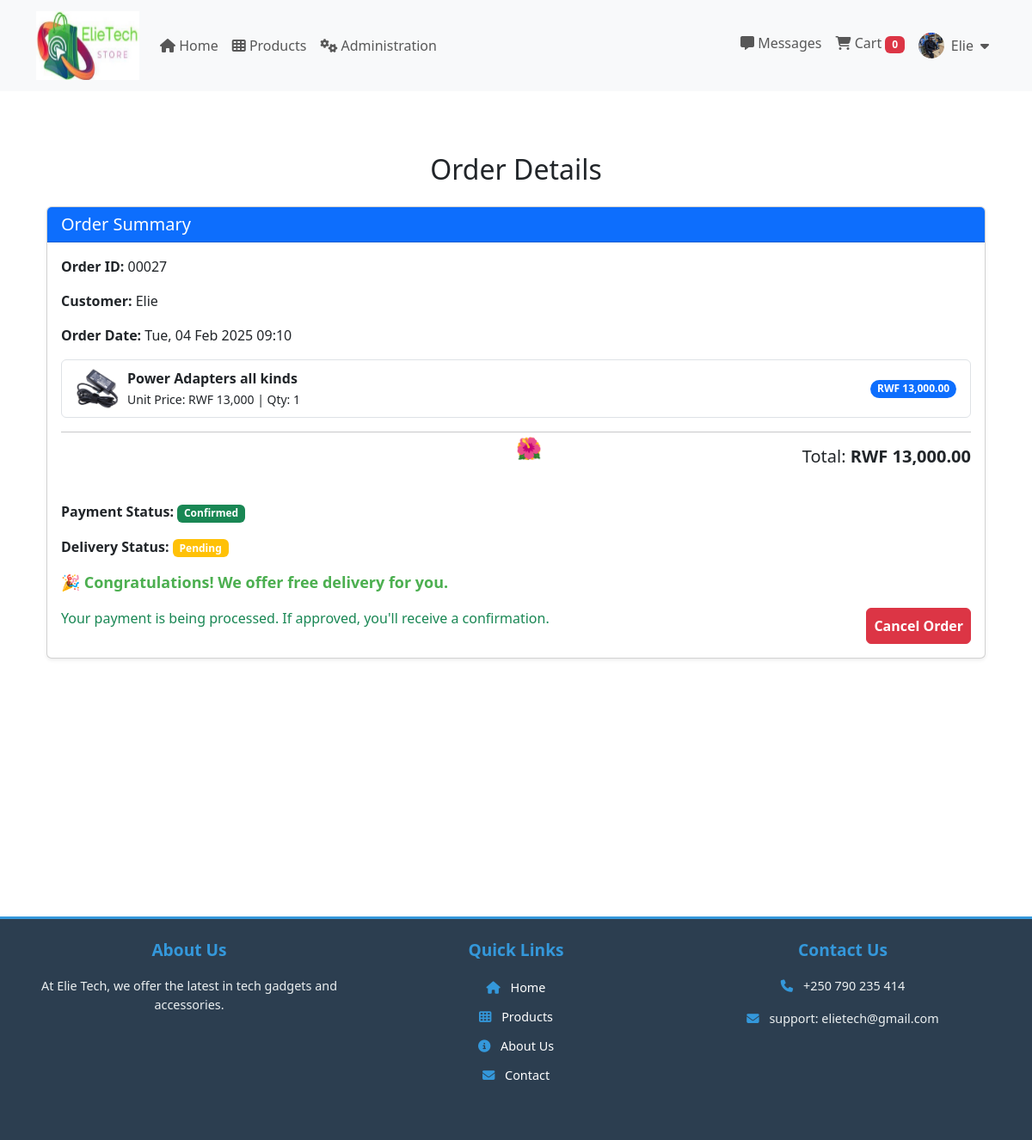
The page /order/27/ (signed in) on the database its author committed.
### store/models.py (models this page shows, shortened)
class Customer(models.Model):
    user = models.OneToOneField(User, on_delete=models.CASCADE)
    phone_number = models.CharField(max_length=15)
    address = models.TextField()
    profile_picture = models.ImageField(upload_to='profile_pictures/', default='profile_pictures/profile.png', blank=True)

class Order(models.Model):
    customer = models.ForeignKey('Customer', on_delete=models.CASCADE)
    total_price = models.DecimalField(max_digits=10, decimal_places=2)
    ordered_at = models.DateTimeField(auto_now_add=True)
    delivery_status = models.CharField(max_length=100, choices=[('Pending', 'Pending'), ('Shipped', 'Shipped'), ('Delivered', 'Delivered')], default='Pending')
    payment_message = models.TextField(blank=True, null=True)
    payment_image = models.ImageField(upload_to='payment_images/', blank=True, null=True)
    payment_status = models.CharField(
        choices=[('Pending', 'Pending'), ('Confirmed', 'Confirmed')],
        default='Pending', max_length=10
    )
    def __str__(self):
        return f"Order for {self.customer.user.username} placed on {self.ordered_at}"

class OrderItem(models.Model):
    order = models.ForeignKey(Order, related_name='order_items', on_delete=models.CASCADE)
    product = models.ForeignKey('Product', on_delete=models.CASCADE)
    quantity = models.PositiveIntegerField()
    subtotal = models.DecimalField(max_digits=10, decimal_places=2)

class Product(models.Model):
    CATEGORY_CHOICES = [
        ('accessories', 'Accessories & Gadgets'),
        ("smartphones", "Smartphones & Accessories"),
        ("laptops", "Laptops & Computers"),
        ("tv_entertainment", "TVs & Home Entertainment"),
        ("audio", "Audio & Headphones"),
        ("gaming", "Gaming & Accessories"),
        ("cameras", "Cameras & Photography"),
        ("wearables", "Wearables & Smartwatches"),
        ("home_appliances", "Home Appliances"),
        ("networking", "Networking & Internet"),
        ("power", "Power & Batteries"),
        ("drones", "Drones & RC Gadgets"),
        ("diy", "DIY Electronics & Components"),
        ("office", "Office & Stationery Tech"),
        ("car_electronics", "Car Electronics"),
        ("security", "Security & Surveillance"),
        ("software", "Software & Apps"),
        ("other", "Other Electronics"),
    ]
    name = models.CharField(max_length=100)
    description = models.TextField()
    price = models.DecimalField(max_digits=10, decimal_places=0, default=0.0)
    expected_price = models.DecimalField(max_digits=10, decimal_places=2, default=0.0)
    stock = models.PositiveIntegerField(default=0)
    created_at = models.DateTimeField(auto_now_add=True)
    likes = models.ManyToManyField(User, related_name="liked_products", blank=True)
    comments = models.ManyToManyField(User, through="Comment", related_name="commented_products", blank=True)
    category = models.CharField(max_length=50, choices=CATEGORY_CHOICES, default="accessories")  # Category Field

class ProductImage(models.Model):
    product = models.ForeignKey(Product, related_name="product_images", on_delete=models.CASCADE)
    image = models.ImageField(upload_to='products/')
    main_image = models.BooleanField(default=False)

### store/views.py (the view)
# urls.py: path('order/<int:order_id>/', views.order_detail, name='order_detail'),
@login_required
def order_detail(request, order_id):
    order = get_object_or_404(Order, id=order_id)
    print(f"Fetching order: {order}")
    print(f"Order items count: {order.order_items.count()}")
    order_items = order.order_items.all()
    context = {
        'order': order,
        'order_items': order_items
    }
    return render(request, 'store/order_detail.html', context)

### store/context_processors.py (called while the page is built)
def unread_message_count(request):
    unread_count = 0
    if request.user.is_authenticated:
        unread_count = Message.objects.filter(
            recipient=request.user,  # <-- Fix here
            is_read=False
        ).count()
    return {'unread_message_count': unread_count}

### templates/store/order_detail.html (shortened to what this page needs)
{% extends 'base.html' %}
{% load humanize %}
{% block content %}
<div class="container mt-5">
    <h2 class="mb-4 text-center">Order Details</h2>
    <div class="row">
        <div class="col-md-12">
            <div class="card shadow-sm">
                <div class="card-header bg-primary text-white">
                    <h5 class="mb-0">Order Summary</h5>
                </div>
                <div class="card-body">
                    <p><strong>Order ID:</strong> 000{{ order.id }}</p>
                    <p><strong>Customer:</strong> {{ order.customer.user.username|default:"Guest" }}</p>
                    <p><strong>Order Date:</strong> {{ order.ordered_at|date:"D, d M Y H:i" }}</p>
                    {% if order_items %}
                        <ul class="list-group">
                            {% for item in order_items %}
                                <li class="list-group-item d-flex justify-content-between align-items-center">
                                    <div class="d-flex align-items-center">
                                        {% if item.product.product_images.all %}
                                            <img src="{{ item.product.product_images.first.image.url }}"
                                                 alt="{{ item.product.name }}"
                                                 style="width: 50px; height: 50px; object-fit: cover; border-radius: 5px; margin-right: 10px;">
                                        {% else %}
                                            <span style="width: 50px; height: 50px; display: flex; align-items: center; justify-content: center; background: #f0f0f0; border-radius: 5px; margin-right: 10px;">
                                                No image
                                            </span>
                                        {% endif %}
                                        <div>
                                            <strong>{{ item.product.name }}</strong> <br>
                                            <small>Unit Price: RWF {{ item.product.price |intcomma }} | Qty: {{ item.quantity }}</small>
                                        </div>
                                    </div>
                                    <span class="badge bg-primary rounded-pill">RWF {{ item.subtotal |intcomma }}</span>
                                </li>
                            {% endfor %}
                        </ul>
                    {% else %}
                        <p class="text-danger text-center">No items found for this order.</p>
                    {% endif %}
                    <hr>
                    <h5 class="text-end">Total: <strong>RWF {{ order.total_price |intcomma }}</strong></h5>
                </div>
                <div class="card-body">
                    <p>
                        <strong>Payment Status:</strong>
                        <span class="badge
                            {% if order.payment_status == 'Confirmed' %}bg-success
                            {% elif order.payment_status == 'Pending' %}bg-warning
                            {% else %}bg-danger{% endif %}">
                            {{ order.payment_status|default:"Unknown" }}
                        </span>
                    </p>
                    <p>
                        <strong>Delivery Status:</strong>
                        <span class="badge
                            {% if order.delivery_status == 'Delivered' %}bg-success
                            {% elif order.delivery_status == 'Shipped' %}bg-info
                            {% else %}bg-warning{% endif %}">
                            {{ order.delivery_status|default:"Pending" }}
                        </span>
                    </p>
                    <p>
                        {% if not total_price > 10000 %}
                            <span class="congratulations-message">🎉 Congratulations! We offer free delivery for you.</span>
                        {% else %}
                            We offer free delivery on orders above 10,000 RWF. Otherwise, delivery costs will be covered by the customer.
                        {% endif %}
                    </p>
                    <div class="flying-flowers">
                        <span class="flower">🌻</span>
                        <span class="flower">🌸</span>
                        <span class="flower">🌼</span>
                        <span class="flower">🌺</span>
                    </div>
                    <div class="d-flex justify-content-between">
                        {% if order.payment_status == 'Pending' %}
                            <a href="{% url 'payment_method' order.id %}" class="btn btn-success w-50 p-3 fw-bold">Pay Now</a>
                        {% else %}
                            <p class="text-success">Your payment is being processed. If approved, you'll receive a confirmation.</p>
                        {% endif %}
                        {% if order.delivery_status == 'Pending' or order.delivery_status == 'Processing' %}
                            <button class="btn btn-danger w-auto p-2 fw-bold" data-bs-toggle="modal" data-bs-target="#cancelOrderModal">
                                Cancel Order
                            </button>
                        {% endif %}
                    </div>
                </div>
            </div>
        </div>
    </div>
</div>
{% endblock %}

### templates/base.html (shortened to what this page needs)
{% load static %}
<!DOCTYPE html>
<html lang="en" dir="ltr">
<head>
    <link href="https://cdn.jsdelivr.net/npm/bootstrap@5.3.0-alpha1/dist/css/bootstrap.min.css" rel="stylesheet">
    <link rel="stylesheet" href="https://cdnjs.cloudflare.com/ajax/libs/font-awesome/6.5.1/css/all.min.css">
</head>
<body>
    <nav class="navbar navbar-expand-lg navbar-light bg-light">
        <div class="container">
            <a class="navbar-brand" href="{% url 'about' %}">
                <img src="{% static 'icons/logo3.jpg' %}" alt="Elie Tech Logo" width="120" height="80">
            </a>
            <div class="collapse navbar-collapse" id="navbarNav">
                <ul class="navbar-nav me-auto">
                    <li class="nav-item">
                        <a class="nav-link" href="{% url 'home' %}"><i class="fa fa-home"></i> Home</a>
                    </li>
                    <li class="nav-item">
                        <a class="nav-link" href="{% url 'product_list' %}"><i class="fa fa-th"></i> Products</a>
                    </li>
                    {% if user.is_staff %}
                        <li class="nav-item">
                            <a class="nav-link" href="#" data-bs-toggle="modal" data-bs-target="#adminPassModal">
                                <i class="fa fa-cogs"></i> Administration
                            </a>
                        </li>
                    {% endif %}
                </ul>
                <ul class="navbar-nav">
                    {% if user.is_authenticated %}
                        <li class="nav-item">
                            <a class="nav-link" href="{% url 'messages' %}">
                                <i class="fa fa-message"></i> Messages
                            </a>
                        </li>
                        <li class="nav-item">
                            <a class="nav-link" href="{% url 'cart_view' %}">
                                <i class="fa fa-shopping-cart"></i> Cart
                                <span id="cartCount" class="badge bg-danger">{{ request.session.cart|length }}</span>
                            </a>
                        </li>
                        <li class="nav-item dropdown">
                            <a class="nav-link d-flex align-items-center" href="#" id="userDropdown" role="button" data-bs-toggle="dropdown" aria-expanded="false">
                                {% if user.customer and user.customer.profile_picture %}
                                    <img src="{{ user.customer.profile_picture.url }}" alt="Profile" class="rounded-circle" width="30" height="30">
                                {% else %}
                                    <img src="/media/profile_pictures/profile.png" alt="Default Profile" class="rounded-circle" width="30" height="30">
                                {% endif %}
                                <span class="ms-2">{{ user.username }}</span>
                                <i class="fas fa-caret-down ms-2"></i>
                            </a>
                        </li>
                    {% endif %}
                </ul>
            </div>
        </div>
    </nav>
    <main class="container mt-4">
        {% block content %}
        {% endblock %}
    </main>
    <footer class="footer-custom text-white text-center py-4">
        <div class="container">
            <div class="row mb-4">
                <div class="col-md-4">
                    <h5 class="footer-heading">About Us</h5>
                    <p>At Elie Tech, we offer the latest in tech gadgets and accessories.</p>
                </div>
                <div class="col-md-4">
                    <h5 class="footer-heading">Quick Links</h5>
                    <ul class="list-unstyled">
                        <li><a href="{% url 'home' %}" class="text-white text-decoration-none"><i class="fa fa-home me-2"></i> Home</a></li>
                        <li><a href="{% url 'product_list' %}" class="text-white text-decoration-none"><i class="fa fa-th me-2"></i> Products</a></li>
                        <li><a href="{% url 'about' %}" class="text-white text-decoration-none"><i class="fa fa-info-circle me-2"></i> About Us</a></li>
                        <li><a href="{% url 'messages' %}" class="text-white text-decoration-none"><i class="fa fa-envelope me-2"></i> Contact</a></li>
                    </ul>
                </div>
                <div class="col-md-4">
                    <h5 class="footer-heading">Contact Us</h5>
                    <p><i class="fa fa-phone"></i> +250 790 235 414</p>
                    <p><i class="fa fa-envelope"></i> support: elietech@gmail.com</p>
                </div>
            </div>
        </div>
    </footer>
</body>
</html>

### templates/base.html (style rules this page uses)
html, body { height: 100%; margin: 0; display: flex; flex-direction: column; }
main { flex: 1; }
footer { flex-shrink: 0; }
.navbar-collapse { z-index: 1040; }
.footer-custom { background-color: #2c3e50; color: #ecf0f1; border-top: 3px solid #3498db; padding: 30px 0; margin-top: 300px; }
.footer-heading { font-size: 1.2rem; font-weight: bold; color: #3498db; margin-bottom: 20px; }
.footer-custom p, .footer-custom a { font-size: 0.9rem; color: #ecf0f1; }
.footer-custom ul { padding-left: 0; list-style: none; }
.footer-custom ul li { margin-bottom: 10px; }
.footer-custom i { color: #3498db; margin-right: 8px; }

### templates/store/order_detail.html (style rules this page uses)
.congratulations-message { font-size: 18px; font-weight: bold; color: #4CAF50; animation: fadeInUp 2s ease-in-out; position: relative; z-index: 2; }
.flying-flowers { position: absolute; top: 50%; left: 50%; transform: translate(-50%, -50%); pointer-events: none; z-index: 1; }
.flower { font-size: 24px; position: absolute; animation: flyUpDown 6s infinite ease-in-out; }
.flower:nth-child(1) { animation-delay: 0s; }
.flower:nth-child(2) { animation-delay: 2s; }
.flower:nth-child(3) { animation-delay: 4s; }
.flower:nth-child(4) { animation-delay: 6s; }

### rows shown on the page
Order: id "27", customer.user.username "Elie", ordered_at "Tue, 04 Feb 2025 09:10", total_price "13,000.00", payment_status "Confirmed", delivery_status "Pending"
OrderItem: product.product_images.first.image (picture), product.name "Power Adapters all kinds", product.price "13,000", quantity "1", subtotal "13,000.00"

### other values the page prints
{{ request.session.cart|length }} "0"
{{ user.username }} "Elie"
